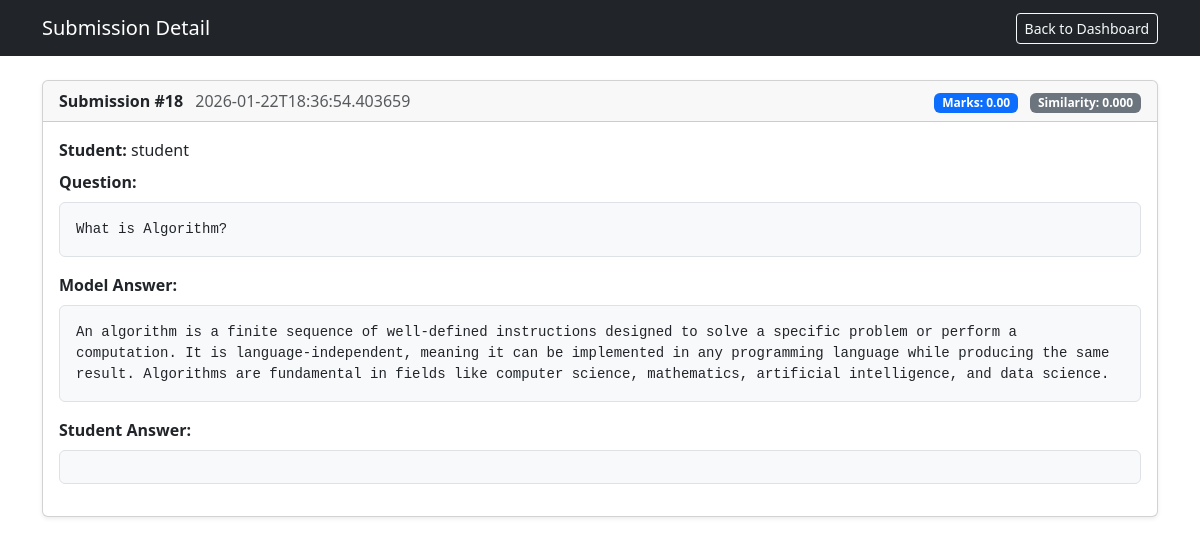
/teacher/submissions/18 (signed in), run on the app's committed database.
### tables this page shows
CREATE TABLE submissions (
        id INTEGER PRIMARY KEY AUTOINCREMENT,
        question_id INTEGER,
        student_id INTEGER,
        answer_text TEXT,
        marks_obtained REAL,
        similarity REAL,
        submitted_at TEXT,
        FOREIGN KEY (question_id) REFERENCES questions(id),
        FOREIGN KEY (student_id) REFERENCES students(id)
    );

CREATE TABLE students (
        id INTEGER PRIMARY KEY AUTOINCREMENT,
        name TEXT,
        email TEXT UNIQUE,
        password TEXT
    );

CREATE TABLE questions (
        id INTEGER PRIMARY KEY AUTOINCREMENT,
        teacher_id INTEGER,
        question_text TEXT,
        model_answer TEXT,
        max_marks INTEGER,
        created_at TEXT, allow_resubmission INTEGER DEFAULT 0, deadline_at TEXT, open_at TEXT, close_at TEXT,
        FOREIGN KEY (teacher_id) REFERENCES teachers(id)
    );

### app.py (the view)
@app.route('/teacher/submissions/<int:submission_id>')
def teacher_submission_detail(submission_id):
    if session.get('role') != 'teacher':
        return redirect(url_for('index'))
    teacher_id = session.get('teacher_id')
    conn = init_db()
    cur = conn.cursor()
    cur.execute('''
        SELECT s.id, st.name, q.question_text, q.model_answer, s.answer_text, s.marks_obtained, s.similarity, s.submitted_at
        FROM submissions s
        JOIN students st ON s.student_id = st.id
        JOIN questions q ON s.question_id = q.id
        WHERE s.id = ? AND q.teacher_id = ?
    ''', (submission_id, teacher_id))
    row = cur.fetchone()
    conn.close()
    if not row:
        flash('Submission not found.', 'error')
        return redirect(url_for('teacher_dashboard'))
    return render_template('submission_detail.html', submission=row)

### app.py (called while the page is built)
def init_db():
    conn = sqlite3.connect('results.db')
    return conn

### templates/submission_detail.html (shortened to what this page needs)
<!DOCTYPE html>
<html lang="en">
<head>
  <link rel="stylesheet" href="https://cdn.jsdelivr.net/npm/bootstrap@5.3.2/dist/css/bootstrap.min.css">
</head>
<body>
  <nav class="navbar navbar-expand-lg navbar-dark bg-dark">
    <div class="container">
      <a class="navbar-brand" href="#">Submission Detail</a>
      <div class="ms-auto">
        <a class="btn btn-outline-light btn-sm" href="{{ url_for('teacher_dashboard') }}">Back to Dashboard</a>
      </div>
    </div>
  </nav>
  <div class="container py-4">
    <div class="row g-4">
      <div class="col-12">
        <div class="card shadow-sm">
          <div class="card-header d-flex justify-content-between align-items-center">
            <div>
              <strong>Submission #{{ submission[0] }}</strong>
              <span class="text-muted ms-2">{{ submission[7] }}</span>
            </div>
            <div>
              <span class="badge bg-primary">Marks: {{ '%.2f'|format(submission[5]) }}</span>
              <span class="badge bg-secondary ms-2">Similarity: {{ '%.3f'|format(submission[6]) }}</span>
            </div>
          </div>
          <div class="card-body">
            <div class="mb-2"><strong>Student:</strong> {{ submission[1] }}</div>
            <div class="mb-2"><strong>Question:</strong></div>
            <pre class="p-3 bg-light border rounded">{{ submission[2] }}</pre>
            <div class="mb-2"><strong>Model Answer:</strong></div>
            <pre class="p-3 bg-light border rounded">{{ submission[3] }}</pre>
            <div class="mb-2"><strong>Student Answer:</strong></div>
            <pre class="p-3 bg-light border rounded">{{ submission[4] }}</pre>
          </div>
        </div>
      </div>
    </div>
  </div>
</body>
</html>

### templates/submission_detail.html (style rules this page uses)
pre { white-space: pre-wrap; }

### data on the page
submissions: id "18", submitted_at "2026-01-22T18:36:54.403659", marks_obtained "0.00", similarity "0.000"
students: name "student"
questions: question_text "What is Algorithm?", model_answer "An algorithm is a finite sequence of well-defined instructions designed to solve a specific problem or perform a computation. It is language-independent, meaning it can be implemented in any programming language while producing the same result. Algorithms are fundamental in fields like computer science, mathematics, artificial intelligence, and data science."
